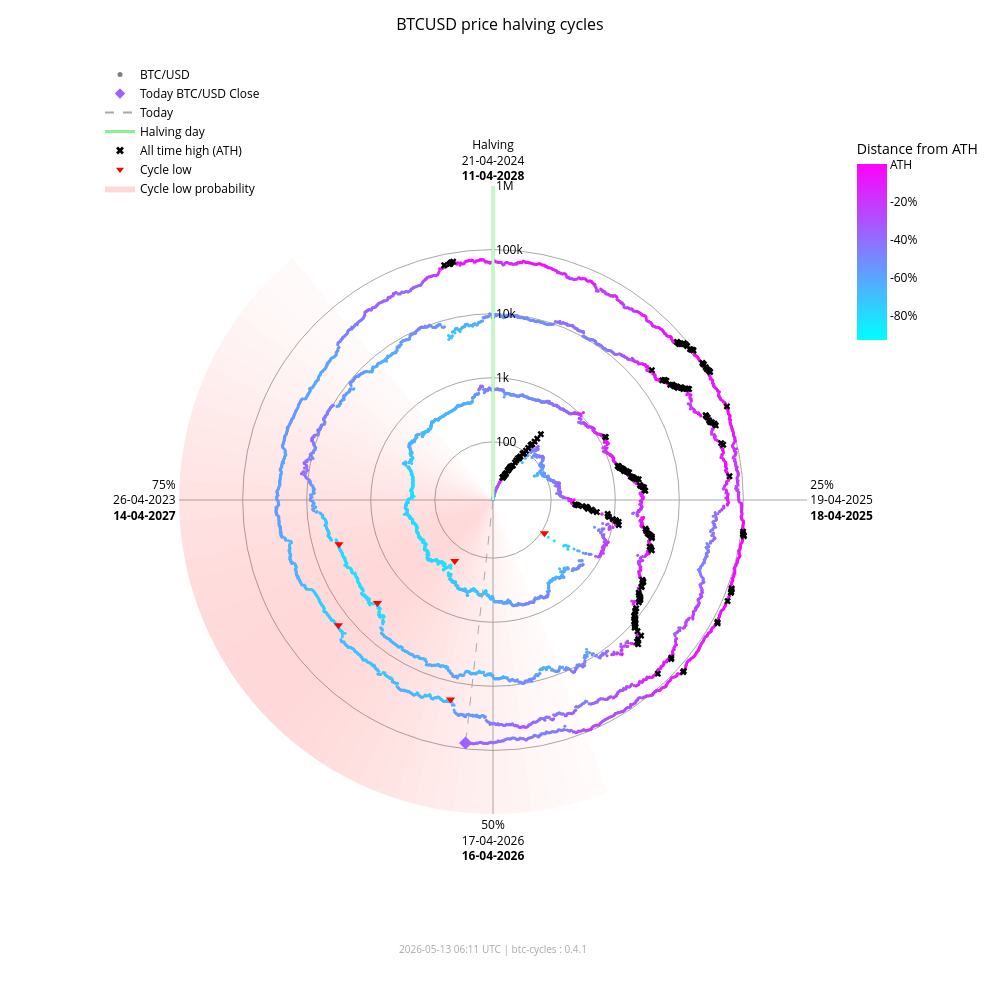

Notebook source saved alongside this figure:
### Markdown cell above
### Interactive chart (plotly)

### Code cell
fig_interactive = btc.plot(
    kind="interactive",
    from_date="2012-11-28",
)
# plotly config for interactivity
config = {"scrollZoom": True, "displayModeBar": True}
# display in notebook
fig_interactive.show(config=config)

### Figure 1 — Plotly figure (JSON) as saved in the notebook; plotly's stock layout.template omitted (floating-point values rounded to 4 significant figures; data arrays with more than 128 entries replaced by an {"elided": "..."} marker saying what was removed)
{"data": [{"fill": "toself", "fillcolor": "rgba(255,0,0,0.017168280509461755)", "hoverinfo": "skip", "line": {"width": 0}, "mode": "lines", "r": [12.35, 1000000, 1000000, 12.35, 12.35], "showlegend": false, "theta": [158.4, 158.4, 162.0, 162.0, 158.4], "type": "scatterpolar"}, {"fill": "toself", "fillcolor": "rgba(255,0,0,0.022114794501891175)", "hoverinfo": "skip", "line": {"width": 0}, "mode": "lines", "r": [12.35, 1000000, 1000000, 12.35, 12.35], "showlegend": false, "theta": [162.0, 162.0, 165.6, 165.6, 162.0], "type": "scatterpolar"}, {"fill": "toself", "fillcolor": "rgba(255,0,0,0.02790404259511669)", "hoverinfo": "skip", "line": {"width": 0}, "mode": "lines", "r": [12.35, 1000000, 1000000, 12.35, 12.35], "showlegend": false, "theta": [165.6, 165.6, 169.2, 169.2, 165.6], "type": "scatterpolar"}, {"fill": "toself", "fillcolor": "rgba(255,0,0,0.034518294852420334)", "hoverinfo": "skip", "line": {"width": 0}, "mode": "lines", "r": [12.35, 1000000, 1000000, 12.35, 12.35], "showlegend": false, "theta": [169.2, 169.2, 172.8, 172.8, 169.2], "type": "scatterpolar"}, {"fill": "toself", "fillcolor": "rgba(255,0,0,0.041901979682821514)", "hoverinfo": "skip", "line": {"width": 0}, "mode": "lines", "r": [12.35, 1000000, 1000000, 12.35, 12.35], "showlegend": false, "theta": [172.8, 172.8, 176.4, 176.4, 172.8], "type": "scatterpolar"}, {"fill": "toself", "fillcolor": "rgba(255,0,0,0.04996405861294358)", "hoverinfo": "skip", "line": {"width": 0}, "mode": "lines", "r": [12.35, 1000000, 1000000, 12.35, 12.35], "showlegend": false, "theta": [176.4, 176.4, 180.0, 180.0, 176.4], "type": "scatterpolar"}, {"fill": "toself", "fillcolor": "rgba(255,0,0,0.05858349692240514)", "hoverinfo": "skip", "line": {"width": 0}, "mode": "lines", "r": [12.35, 1000000, 1000000, 12.35, 12.35], "showlegend": false, "theta": [180.0, 180.0, 183.6, 183.6, 180.0], "type": "scatterpolar"}, {"fill": "toself", "fillcolor": "rgba(255,0,0,0.06761662035375064)", "hoverinfo": "skip", "line": {"width": 0}, "mode": "lines", "r": [12.35, 1000000, 1000000, 12.35, 12.35], "showlegend": false, "theta": [183.6, 183.6, 187.2, 187.2, 183.6], "type": "scatterpolar"}, {"fill": "toself", "fillcolor": "rgba(255,0,0,0.07690481219944661)", "hoverinfo": "skip", "line": {"width": 0}, "mode": "lines", "r": [12.35, 1000000, 1000000, 12.35, 12.35], "showlegend": false, "theta": [187.2, 187.2, 190.8, 190.8, 187.2], "type": "scatterpolar"}, {"fill": "toself", "fillcolor": "rgba(255,0,0,0.08628112000611096)", "hoverinfo": "skip", "line": {"width": 0}, "mode": "lines", "r": [12.35, 1000000, 1000000, 12.35, 12.35], "showlegend": false, "theta": [190.8, 190.8, 194.4, 194.4, 190.8], "type": "scatterpolar"}, {"fill": "toself", "fillcolor": "rgba(255,0,0,0.09557490841018089)", "hoverinfo": "skip", "line": {"width": 0}, "mode": "lines", "r": [12.35, 1000000, 1000000, 12.35, 12.35], "showlegend": false, "theta": [194.4, 194.4, 198.0, 198.0, 194.4], "type": "scatterpolar"}, {"fill": "toself", "fillcolor": "rgba(255,0,0,0.10461455782963762)", "hoverinfo": "skip", "line": {"width": 0}, "mode": "lines", "r": [12.35, 1000000, 1000000, 12.35, 12.35], "showlegend": false, "theta": [198.0, 198.0, 201.6, 201.6, 198.0], "type": "scatterpolar"}, {"fill": "toself", "fillcolor": "rgba(255,0,0,0.11322908719652829)", "hoverinfo": "skip", "line": {"width": 0}, "mode": "lines", "r": [12.35, 1000000, 1000000, 12.35, 12.35], "showlegend": false, "theta": [201.6, 201.6, 205.2, 205.2, 201.6], "type": "scatterpolar"}, {"fill": "toself", "fillcolor": "rgba(255,0,0,0.12125015337052986)", "hoverinfo": "skip", "line": {"width": 0}, "mode": "lines", "r": [12.35, 1000000, 1000000, 12.35, 12.35], "showlegend": false, "theta": [205.2, 205.2, 208.8, 208.8, 205.2], "type": "scatterpolar"}, {"fill": "toself", "fillcolor": "rgba(255,0,0,0.12851590515331976)", "hoverinfo": "skip", "line": {"width": 0}, "mode": "lines", "r": [12.35, 1000000, 1000000, 12.35, 12.35], "showlegend": false, "theta": [208.8, 208.8, 212.4, 212.4, 208.8], "type": "scatterpolar"}, {"fill": "toself", "fillcolor": "rgba(255,0,0,0.13487757461161184)", "hoverinfo": "skip", "line": {"width": 0}, "mode": "lines", "r": [12.35, 1000000, 1000000, 12.35, 12.35], "showlegend": false, "theta": [212.4, 212.4, 216.0, 216.0, 212.4], "type": "scatterpolar"}, {"fill": "toself", "fillcolor": "rgba(255,0,0,0.14020862181849592)", "hoverinfo": "skip", "line": {"width": 0}, "mode": "lines", "r": [12.35, 1000000, 1000000, 12.35, 12.35], "showlegend": false, "theta": [216.0, 216.0, 219.6, 219.6, 216.0], "type": "scatterpolar"}, {"fill": "toself", "fillcolor": "rgba(255,0,0,0.14441504950654527)", "hoverinfo": "skip", "line": {"width": 0}, "mode": "lines", "r": [12.35, 1000000, 1000000, 12.35, 12.35], "showlegend": false, "theta": [219.6, 219.6, 223.2, 223.2, 219.6], "type": "scatterpolar"}, {"fill": "toself", "fillcolor": "rgba(255,0,0,0.14744459351271713)", "hoverinfo": "skip", "line": {"width": 0}, "mode": "lines", "r": [12.35, 1000000, 1000000, 12.35, 12.35], "showlegend": false, "theta": [223.2, 223.2, 226.8, 226.8, 223.2], "type": "scatterpolar"}, {"fill": "toself", "fillcolor": "rgba(255,0,0,0.14929223192296423)", "hoverinfo": "skip", "line": {"width": 0}, "mode": "lines", "r": [12.35, 1000000, 1000000, 12.35, 12.35], "showlegend": false, "theta": [226.8, 226.8, 230.4, 230.4, 226.8], "type": "scatterpolar"}, {"fill": "toself", "fillcolor": "rgba(255,0,0,0.15)", "hoverinfo": "skip", "line": {"width": 0}, "mode": "lines", "r": [12.35, 1000000, 1000000, 12.35, 12.35], "showlegend": false, "theta": [230.4, 230.4, 234.0, 234.0, 230.4], "type": "scatterpolar"}, {"fill": "toself", "fillcolor": "rgba(255,0,0,0.14965033825231114)", "hoverinfo": "skip", "line": {"width": 0}, "mode": "lines", "r": [12.35, 1000000, 1000000, 12.35, 12.35], "showlegend": false, "theta": [234.0, 234.0, 237.6, 237.6, 234.0], "type": "scatterpolar"}, {"fill": "toself", "fillcolor": "rgba(255,0,0,0.14835378057909807)", "hoverinfo": "skip", "line": {"width": 0}, "mode": "lines", "r": [12.35, 1000000, 1000000, 12.35, 12.35], "showlegend": false, "theta": [237.6, 237.6, 241.2, 241.2, 237.6], "type": "scatterpolar"}, {"fill": "toself", "fillcolor": "rgba(255,0,0,0.14623322283554635)", "hoverinfo": "skip", "line": {"width": 0}, "mode": "lines", "r": [12.35, 1000000, 1000000, 12.35, 12.35], "showlegend": false, "theta": [241.2, 241.2, 244.8, 244.8, 241.2], "type": "scatterpolar"}, {"fill": "toself", "fillcolor": "rgba(255,0,0,0.1434078538226231)", "hoverinfo": "skip", "line": {"width": 0}, "mode": "lines", "r": [12.35, 1000000, 1000000, 12.35, 12.35], "showlegend": false, "theta": [244.8, 244.8, 248.4, 248.4, 244.8], "type": "scatterpolar"}, {"fill": "toself", "fillcolor": "rgba(255,0,0,0.13997983179373427)", "hoverinfo": "skip", "line": {"width": 0}, "mode": "lines", "r": [12.35, 1000000, 1000000, 12.35, 12.35], "showlegend": false, "theta": [248.4, 248.4, 252.0, 252.0, 248.4], "type": "scatterpolar"}, {"fill": "toself", "fillcolor": "rgba(255,0,0,0.13602598258454268)", "hoverinfo": "skip", "line": {"width": 0}, "mode": "lines", "r": [12.35, 1000000, 1000000, 12.35, 12.35], "showlegend": false, "theta": [252.0, 252.0, 255.6, 255.6, 252.0], "type": "scatterpolar"}, {"fill": "toself", "fillcolor": "rgba(255,0,0,0.13159547355344953)", "hoverinfo": "skip", "line": {"width": 0}, "mode": "lines", "r": [12.35, 1000000, 1000000, 12.35, 12.35], "showlegend": false, "theta": [255.6, 255.6, 259.2, 259.2, 255.6], "type": "scatterpolar"}, {"fill": "toself", "fillcolor": "rgba(255,0,0,0.12671301775492697)", "hoverinfo": "skip", "line": {"width": 0}, "mode": "lines", "r": [12.35, 1000000, 1000000, 12.35, 12.35], "showlegend": false, "theta": [259.2, 259.2, 262.8, 262.8, 259.2], "type": "scatterpolar"}, {"fill": "toself", "fillcolor": "rgba(255,0,0,0.12138610149219965)", "hoverinfo": "skip", "line": {"width": 0}, "mode": "lines", "r": [12.35, 1000000, 1000000, 12.35, 12.35], "showlegend": false, "theta": [262.8, 262.8, 266.4, 266.4, 262.8], "type": "scatterpolar"}, {"fill": "toself", "fillcolor": "rgba(255,0,0,0.1156142551644921)", "hoverinfo": "skip", "line": {"width": 0}, "mode": "lines", "r": [12.35, 1000000, 1000000, 12.35, 12.35], "showlegend": false, "theta": [266.4, 266.4, 270.0, 270.0, 266.4], "type": "scatterpolar"}, {"fill": "toself", "fillcolor": "rgba(255,0,0,0.10939851441251548)", "hoverinfo": "skip", "line": {"width": 0}, "mode": "lines", "r": [12.35, 1000000, 1000000, 12.35, 12.35], "showlegend": false, "theta": [270.0, 270.0, 273.6, 273.6, 270.0], "type": "scatterpolar"}, {"fill": "toself", "fillcolor": "rgba(255,0,0,0.10274974912946185)", "hoverinfo": "skip", "line": {"width": 0}, "mode": "lines", "r": [12.35, 1000000, 1000000, 12.35, 12.35], "showlegend": false, "theta": [273.6, 273.6, 277.2, 277.2, 273.6], "type": "scatterpolar"}, {"fill": "toself", "fillcolor": "rgba(255,0,0,0.09569517349791425)", "hoverinfo": "skip", "line": {"width": 0}, "mode": "lines", "r": [12.35, 1000000, 1000000, 12.35, 12.35], "showlegend": false, "theta": [277.2, 277.2, 280.8, 280.8, 277.2], "type": "scatterpolar"}, {"fill": "toself", "fillcolor": "rgba(255,0,0,0.08828282625646727)", "hoverinfo": "skip", "line": {"width": 0}, "mode": "lines", "r": [12.35, 1000000, 1000000, 12.35, 12.35], "showlegend": false, "theta": [280.8, 280.8, 284.4, 284.4, 280.8], "type": "scatterpolar"}, {"fill": "toself", "fillcolor": "rgba(255,0,0,0.08058400018765345)", "hoverinfo": "skip", "line": {"width": 0}, "mode": "lines", "r": [12.35, 1000000, 1000000, 12.35, 12.35], "showlegend": false, "theta": [284.4, 284.4, 288.0, 288.0, 284.4], "type": "scatterpolar"}, {"fill": "toself", "fillcolor": "rgba(255,0,0,0.07269354608292704)", "hoverinfo": "skip", "line": {"width": 0}, "mode": "lines", "r": [12.35, 1000000, 1000000, 12.35, 12.35], "showlegend": false, "theta": [288.0, 288.0, 291.6, 291.6, 288.0], "type": "scatterpolar"}, {"fill": "toself", "fillcolor": "rgba(255,0,0,0.06472784449068783)", "hoverinfo": "skip", "line": {"width": 0}, "mode": "lines", "r": [12.35, 1000000, 1000000, 12.35, 12.35], "showlegend": false, "theta": [291.6, 291.6, 295.2, 295.2, 291.6], "type": "scatterpolar"}, {"fill": "toself", "fillcolor": "rgba(255,0,0,0.05682021976743955)", "hoverinfo": "skip", "line": {"width": 0}, "mode": "lines", "r": [12.35, 1000000, 1000000, 12.35, 12.35], "showlegend": false, "theta": [295.2, 295.2, 298.8, 298.8, 295.2], "type": "scatterpolar"}, {"fill": "toself", "fillcolor": "rgba(255,0,0,0.04911378436707333)", "hoverinfo": "skip", "line": {"width": 0}, "mode": "lines", "r": [12.35, 1000000, 1000000, 12.35, 12.35], "showlegend": false, "theta": [298.8, 298.8, 302.4, 302.4, 298.8], "type": "scatterpolar"}, {"fill": "toself", "fillcolor": "rgba(255,0,0,0.04175213714896469)", "hoverinfo": "skip", "line": {"width": 0}, "mode": "lines", "r": [12.35, 1000000, 1000000, 12.35, 12.35], "showlegend": false, "theta": [302.4, 302.4, 306.0, 306.0, 302.4], "type": "scatterpolar"}, {"fill": "toself", "fillcolor": "rgba(255,0,0,0.034868865657538876)", "hoverinfo": "skip", "line": {"width": 0}, "mode": "lines", "r": [12.35, 1000000, 1000000, 12.35, 12.35], "showlegend": false, "theta": [306.0, 306.0, 309.6, 309.6, 306.0], "type": "scatterpolar"}, {"fill": "toself", "fillcolor": "rgba(255,0,0,0.02857722515334582)", "hoverinfo": "skip", "line": {"width": 0}, "mode": "lines", "r": [12.35, 1000000, 1000000, 12.35, 12.35], "showlegend": false, "theta": [309.6, 309.6, 313.2, 313.2, 309.6], "type": "scatterpolar"}, {"fill": "toself", "fillcolor": "rgba(255,0,0,0.022961515313555197)", "hoverinfo": "skip", "line": {"width": 0}, "mode": "lines", "r": [12.35, 1000000, 1000000, 12.35, 12.35], "showlegend": false, "theta": [313.2, 313.2, 316.8, 316.8, 313.2], "type": "scatterpolar"}, {"fill": "toself", "fillcolor": "rgba(255,0,0,0.01807146942917362)", "hoverinfo": "skip", "line": {"width": 0}, "mode": "lines", "r": [12.35, 1000000, 1000000, 12.35, 12.35], "showlegend": false, "theta": [316.8, 316.8, 320.4, 320.4, 316.8], "type": "scatterpolar"}, {"hoverinfo": "text", "marker": {"color": {"elided": "4915 str values"}, "size": 3}, "mode": "markers", "r": {"elided": "4915 float values"}, "showlegend": false, "text": {"elided": "4915 str values"}, "theta": {"elided": "4915 float values"}, "type": "scatterpolar"}, {"hoverinfo": "skip", "line": {"color": "lightgreen", "width": 3}, "mode": "lines", "r": [12.35, 1000000], "showlegend": false, "theta": [0, 0], "type": "scatterpolar"}, {"hoverinfo": "skip", "line": {"color": "darkgrey", "dash": "dash", "width": 1}, "mode": "lines", "r": [12.35, 81060.0], "showlegend": false, "theta": [186.4, 186.4], "type": "scatterpolar"}, {"hoverinfo": "text", "marker": {"color": "#9f60ff", "size": 10, "symbol": "diamond"}, "mode": "markers", "r": [81060.0], "showlegend": false, "text": ["Today<br>Date: 2026-05-13<br>Price: $81,062.65"], "theta": [186.4], "type": "scatterpolar"}, {"hoverinfo": "text", "marker": {"color": "black", "size": 6, "symbol": "x"}, "mode": "markers", "r": {"elided": "195 float values"}, "showlegend": false, "text": {"elided": "195 str values"}, "theta": {"elided": "195 float values"}, "type": "scatterpolar"}, {"hoverinfo": "text", "marker": {"color": "red", "size": 8, "symbol": "triangle-down"}, "mode": "markers", "r": [111.6, 164.9, 3233.0, 3925.0, 18950.0, 15760.0], "showlegend": false, "text": ["Cycle Low<br>Date: 2014-02-21<br>Price: $111.56<br>ATH distance: -91.0%", "Cycle Low<br>Date: 2015-01-14<br>Price: $164.92<br>ATH distance: -86.7%", "Cycle Low<br>Date: 2018-12-15<br>Price: $3,232.51<br>ATH distance: -83.3%", "Cycle Low<br>Date: 2019-03-25<br>Price: $3,924.55<br>ATH distance: -79.7%", "Cycle Low<br>Date: 2022-06-18<br>Price: $18,954.25<br>ATH distance: -71.9%", "Cycle Low<br>Date: 2022-11-21<br>Price: $15,760.19<br>ATH distance: -76.7%"], "theta": [122.8, 212.1, 228.3, 254.0, 192.0, 231.0], "type": "scatterpolar"}, {"marker": {"color": "grey", "size": 5}, "mode": "markers", "name": "BTC/USD", "r": [null], "theta": [null], "type": "scatterpolar"}, {"marker": {"color": "#9f60ff", "size": 8, "symbol": "diamond"}, "mode": "markers", "name": "Today BTC/USD Close", "r": [null], "theta": [null], "type": "scatterpolar"}, {"line": {"color": "darkgrey", "dash": "dash"}, "mode": "lines", "name": "Today", "r": [null], "theta": [null], "type": "scatterpolar"}, {"line": {"color": "lightgreen", "width": 3}, "mode": "lines", "name": "Halving day", "r": [null], "theta": [null], "type": "scatterpolar"}, {"marker": {"color": "black", "size": 7, "symbol": "x"}, "mode": "markers", "name": "All time high (ATH)", "r": [null], "theta": [null], "type": "scatterpolar"}, {"marker": {"color": "red", "size": 7, "symbol": "triangle-down"}, "mode": "markers", "name": "Cycle low", "r": [null], "theta": [null], "type": "scatterpolar"}, {"fill": "toself", "fillcolor": "rgba(255,0,0,0.15)", "line": {"width": 0}, "mode": "lines", "name": "Cycle low probability", "r": [null], "theta": [null], "type": "scatterpolar"}, {"hoverinfo": "skip", "marker": {"cmax": 0, "cmin": -0.9307, "color": [0], "colorbar": {"len": 0.25, "ticktext": ["ATH", "-20%", "-40%", "-60%", "-80%", "-100%"], "tickvals": [0, -0.2, -0.4, -0.6, -0.8, -1.0], "title": {"text": "Distance from ATH"}, "x": 0.95, "y": 0.92, "yanchor": "top"}, "colorscale": {"elided": "256x2 mixed values"}, "showscale": true, "size": 0}, "mode": "markers", "r": [null], "showlegend": false, "theta": [null], "type": "scatterpolar"}], "layout": {"annotations": [{"font": {"color": "darkgrey", "size": 10}, "showarrow": false, "text": "2026-05-13 06:11 UTC | btc-cycles : 0.4.1", "x": 0.5, "xref": "paper", "y": -0.02, "yref": "paper"}], "font": {"color": "black"}, "height": 1000, "legend": {"bgcolor": "rgba(0,0,0,0)", "font": {"color": "black"}, "x": 0.0, "y": 1.0}, "margin": {"b": 60, "l": 100, "r": 80, "t": 60}, "paper_bgcolor": "white", "plot_bgcolor": "white", "polar": {"angularaxis": {"color": "black", "direction": "clockwise", "gridcolor": "darkgrey", "rotation": 90, "ticktext": ["Halving<br>21-04-2024<br><b>11-04-2028</b>", "25%<br>19-04-2025<br><b>18-04-2025</b>", "50%<br>17-04-2026<br><b>16-04-2026</b>", "75%<br>26-04-2023<br><b>14-04-2027</b>"], "tickvals": [0, 90, 180, 270]}, "bgcolor": "white", "domain": {"x": [0.1, 0.9], "y": [0.05, 0.95]}, "radialaxis": {"angle": 90, "color": "black", "gridcolor": "darkgrey", "range": [1.092, 6.0], "tickangle": 90, "ticktext": ["100", "1k", "10k", "100k", "1M"], "tickvals": [100, 1000, 10000, 100000, 1000000], "type": "log"}}, "title": {"font": {"color": "black", "size": 16}, "text": "BTCUSD price halving cycles", "x": 0.5}, "width": 1000}}
